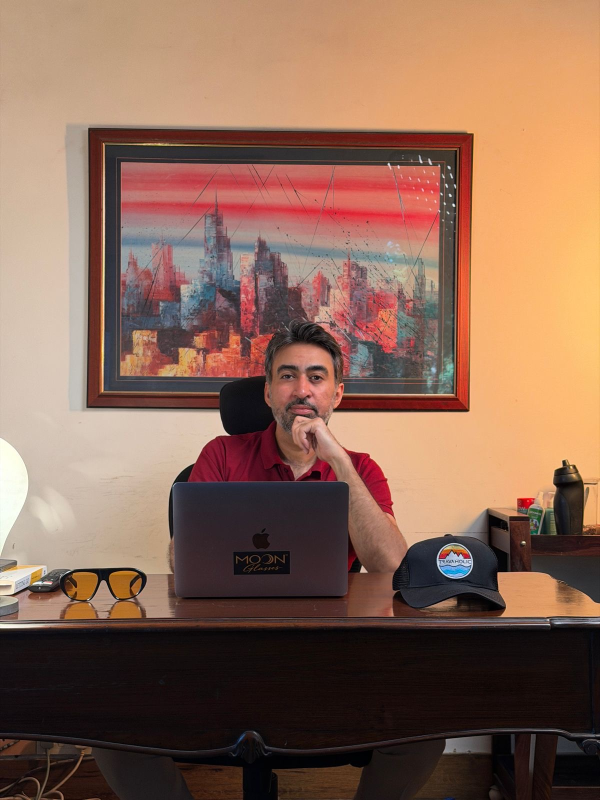
#> input picture case-study/photos/shoot-desk.jpg, 1200 x 1600 px (shown at 1/2 size)
$ python ig-shoot.py
#> lines starting #> are read from the running program, lines starting #| are printed output that depends on the picture
"""Pay with a Post carousel from the 26 Sep content shoot. 1080x1350 each."""
import matplotlib.pyplot as plt
from matplotlib.image import imread
from brand import *

def photo_slide(path, out, lines, kicker, sub=None, top=False):
#> called with path = 'photos/shoot-desk.jpg', out = 'ig-shoot-1.png', kicker = 'PAY WITH A POST', sub = 'They paid with a post. Swipe →', top = True
    img = imread(path); h, w = img.shape[:2]
#> in photo_slide, img is the input picture: shape (1600, 1200, 3); mean R, G, B 138.5, 103.4, 85.1
#> after `h, w = img.shape[:2]`: h = 1600; w = 1200
    target = 1350 / 1080
    # crop to 4:5 from the top-centre
    ch = min(h, int(w * target)); cw = int(ch / target)
#> after `ch = min(h, int(w * target))`: ch = 1500
#> after `cw = int(ch / target)`: cw = 1200
    x0 = (w - cw) // 2; img = img[h - ch:, x0:x0 + cw] if top else img[:ch, x0:x0 + cw]
#> after `x0 = (w - cw) // 2`: x0 = 0
#> after `img = img[h - ch:, x0:x0 + cw] if top else img[:ch, x0:x0 + cw]`:
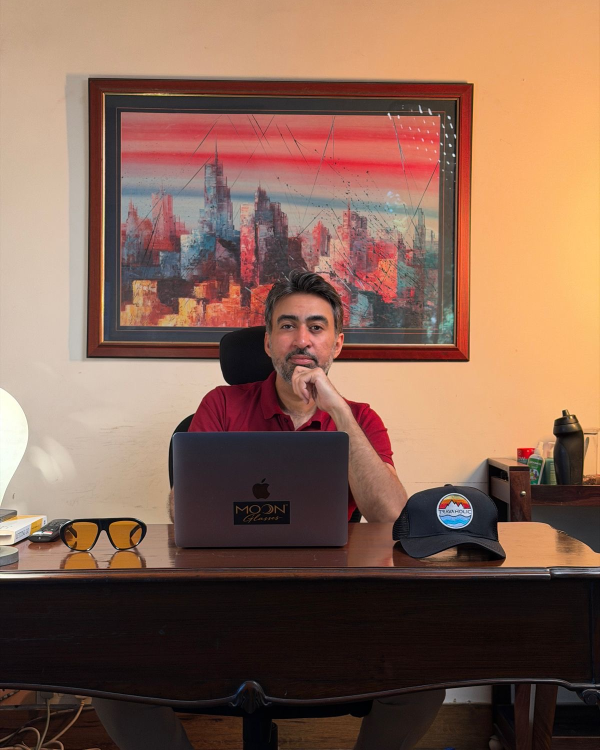
#> img: shape (1500, 1200, 3) (shown at 1/2 size); mean R, G, B 134.4, 100, 83
    fig = plt.figure(figsize=(7.2, 9))
    ax = fig.add_axes([0, 0, 1, 1]); ax.imshow(img); ax.axis("off")
    y0 = .73 if top else 0
    band = plt.Rectangle((0, y0), 1, .27, transform=fig.transFigure, color=INK, alpha=.9); fig.add_artist(band)
    fig.text(.07, y0 + .225, kicker, color=TERRACOTTA, fontsize=10, weight="bold")
    for i, l in enumerate(lines):
        fig.text(.07, y0 + .16 - i * .055, l, family=DISPLAY, fontsize=25, color=PAPER)
    if sub: fig.text(.07, y0 + .035, sub, family=SERIF, fontsize=15, style="italic", color=TERRACOTTA)
    fig.savefig(out, dpi=150); plt.close(fig)

photo_slide("photos/shoot-desk.jpg", "ig-shoot-1.png",
            ["SOMEONE BOUGHT SUNGLASSES", "WITHOUT PAYING MONEY."], "PAY WITH A POST", "They paid with a post. Swipe →", top=True)
photo_slide("photos/shoot-bts.jpg", "ig-shoot-2.png",
            ["2 OF THE FIRST 4", "CUSTOMERS CHOSE IT."], "FROM MY CONTENT SHOOT", "Let's talk.")
#> call 2 of photo_slide, with path = 'photos/shoot-bts.jpg', out = 'ig-shoot-2.png', kicker = 'FROM MY CONTENT SHOOT', sub = "Let's talk.", top = False
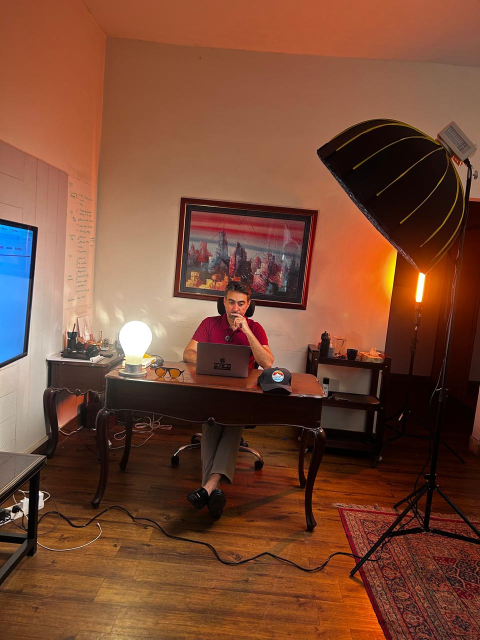
#> input picture case-study/photos/shoot-bts.jpg, 960 x 1280 px (shown at 1/2 size)
#> in photo_slide, img is the input picture: shape (1280, 960, 3); mean R, G, B 120.9, 74.2, 53.3
#> in photo_slide (call 2), `img = img[h - ch:, x0:x0 + cw] if top else img[:ch, x0:x0 + cw]`:
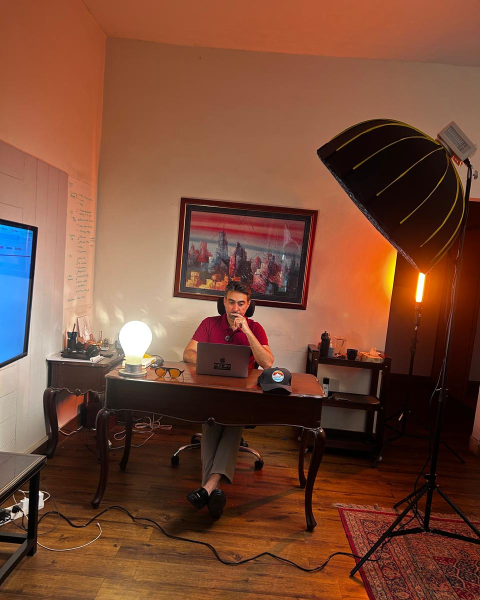
#> img: shape (1200, 960, 3) (shown at 1/2 size); mean R, G, B 120.2, 74.2, 54.3
